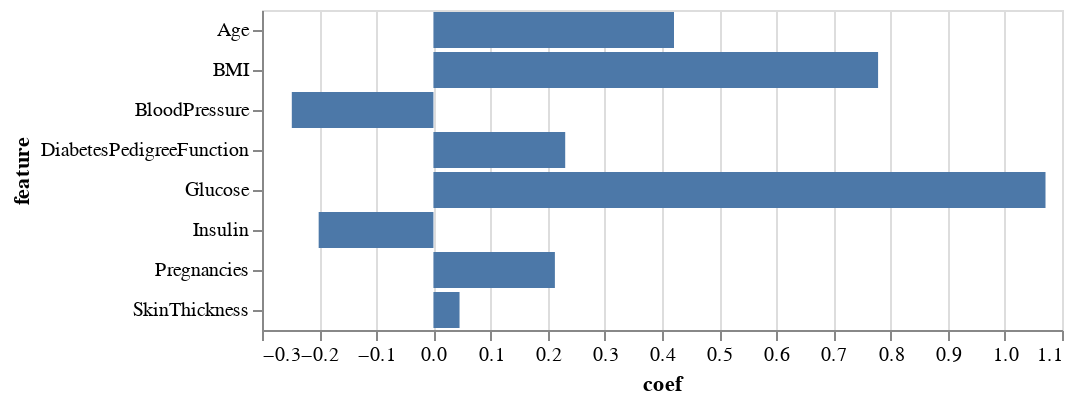

The cell this chart's notebook holds for it:
### Markdown cell above
Based on the figure, it seems DiabetesPedigreeFunction is the most important feature, which doesn't match the conclusion from Random Forest and Decision Tree. The reason is that the dataset we use to train Logistic Regression is unscaled data. The range will effect the coefficient. To view the importance of each feature, we should use scaled data.

### Code cell
clf_LR_scaled = LogisticRegression(max_iter=500,random_state=42)
clf_LR_scaled.fit(X_train_scaled, y_train)
print("Training Score: ", clf_LR_scaled.score(X_train_scaled, y_train))
print("Test Score: ", clf_LR_scaled.score(X_test_scaled, y_test))
_df = pd.DataFrame({"feature": list(X_train_scaled.columns), "coef": clf_LR_scaled.coef_[0]})
alt.Chart(_df).mark_bar().encode(
    y="feature",
    x="coef",
    tooltip=["feature","coef"]
)

### Figure 1 — Vega-Lite specification as saved in the notebook (floating-point values rounded to 4 significant figures)
{"config": {"view": {"continuousWidth": 400, "continuousHeight": 300}}, "data": {"name": "data-7a4fef014aaff73d0972164fad5c515b"}, "mark": "bar", "encoding": {"tooltip": [{"field": "feature", "type": "nominal"}, {"field": "coef", "type": "quantitative"}], "x": {"field": "coef", "type": "quantitative"}, "y": {"field": "feature", "type": "nominal"}}, "$schema": "https://vega.github.io/schema/vega-lite/v4.17.0.json", "datasets": {"data-7a4fef014aaff73d0972164fad5c515b": [{"feature": "Pregnancies", "coef": 0.2126}, {"feature": "Glucose", "coef": 1.071}, {"feature": "BloodPressure", "coef": -0.2478}, {"feature": "SkinThickness", "coef": 0.0457}, {"feature": "Insulin", "coef": -0.2008}, {"feature": "BMI", "coef": 0.7782}, {"feature": "DiabetesPedigreeFunction", "coef": 0.2306}, {"feature": "Age", "coef": 0.421}]}}
